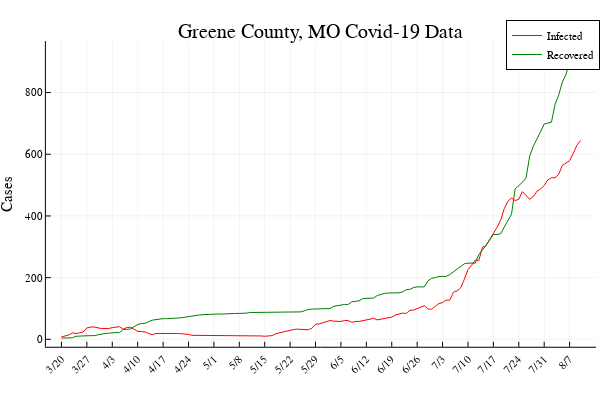

Source (notebook cell):
### Code cell
#Problem 3 data

coviddata=CSV.read("C:\\Users\\lane\\Documents\\Julia\\coviddata.csv");
Days=coviddata.Date
I=coviddata.Active
D=coviddata.Deceased
RfI=coviddata.Released_from_Isolation
R=D+RfI
n=length(I);
plot(1:n,I,xrotation = 45, title="Greene County, MO Covid-19 Data", label="Infected", yaxis="Cases", color="red", xtick=(1:7:144,Days[1:7:n]))
plot!(1:n,R, label="Recovered", color="green")

### Figure 1 — Plotly figure (JSON) as saved in the notebook; plotly's stock layout.template omitted (floating-point values rounded to 4 significant figures; data arrays with more than 128 entries replaced by an {"elided": "..."} marker saying what was removed)
{"data": [{"xaxis": "x1", "colorbar": {"title": ""}, "yaxis": "y1", "x": {"elided": "144 int values"}, "showlegend": true, "mode": "lines", "name": "Infected", "zmin": null, "legendgroup": "Infected", "zmax": null, "line": {"color": "rgba(255, 0, 0, 1.000)", "shape": "linear", "dash": "solid", "width": 1}, "y": {"elided": "144 int values"}, "type": "scatter"}, {"xaxis": "x1", "colorbar": {"title": ""}, "yaxis": "y1", "x": {"elided": "144 int values"}, "showlegend": true, "mode": "lines", "name": "Recovered", "zmin": null, "legendgroup": "Recovered", "zmax": null, "line": {"color": "rgba(0, 128, 0, 1.000)", "shape": "linear", "dash": "solid", "width": 1}, "y": {"elided": "144 int values"}, "type": "scatter"}], "layout": {"showlegend": true, "xaxis": {"showticklabels": true, "gridwidth": 0.5, "tickvals": [1, 8, 15, 22, 29, 36, 43, 50, 57, 64, 71, 78, 85, 92, 99, 106, 113, 120, 127, 134, 141], "visible": true, "ticks": "inside", "range": [-3.29, 148.3], "domain": [0.07647, 0.9934], "tickmode": "array", "linecolor": "rgba(0, 0, 0, 1.000)", "showgrid": true, "title": "", "mirror": false, "tickangle": -45, "showline": true, "gridcolor": "rgba(0, 0, 0, 0.100)", "titlefont": {"color": "rgba(0, 0, 0, 1.000)", "family": "sans-serif", "size": 15}, "tickcolor": "rgb(0, 0, 0)", "ticktext": ["3/20", "3/27", "4/3", "4/10", "4/17", "4/24", "5/1", "5/8", "5/15", "5/22", "5/29", "6/5", "6/12", "6/19", "6/26", "7/3", "7/10", "7/17", "7/24", "7/31", "8/7"], "zeroline": false, "type": "-", "tickfont": {"color": "rgba(0, 0, 0, 1.000)", "family": "sans-serif", "size": 11}, "zerolinecolor": "rgba(0, 0, 0, 1.000)", "anchor": "y1"}, "paper_bgcolor": "rgba(255, 255, 255, 1.000)", "annotations": [{"yanchor": "top", "xanchor": "center", "rotation": 0, "y": 1, "font": {"color": "rgba(0, 0, 0, 1.000)", "family": "sans-serif", "size": 20}, "yref": "paper", "showarrow": false, "text": "Greene County, MO Covid-19 Data", "xref": "paper", "x": 0.535}], "height": 400, "margin": {"l": 0, "b": 20, "r": 0, "t": 20}, "plot_bgcolor": "rgba(255, 255, 255, 1.000)", "yaxis": {"showticklabels": true, "gridwidth": 0.5, "tickvals": [0, 200, 400, 600, 800], "visible": true, "ticks": "inside", "range": [-24.05, 967.0], "domain": [0.09234, 0.9415], "tickmode": "array", "linecolor": "rgba(0, 0, 0, 1.000)", "showgrid": true, "title": "Cases", "mirror": false, "tickangle": 0, "showline": true, "gridcolor": "rgba(0, 0, 0, 0.100)", "titlefont": {"color": "rgba(0, 0, 0, 1.000)", "family": "sans-serif", "size": 15}, "tickcolor": "rgb(0, 0, 0)", "ticktext": ["0", "200", "400", "600", "800"], "zeroline": false, "type": "-", "tickfont": {"color": "rgba(0, 0, 0, 1.000)", "family": "sans-serif", "size": 11}, "zerolinecolor": "rgba(0, 0, 0, 1.000)", "anchor": "x1"}, "legend": {"yanchor": "auto", "xanchor": "auto", "bordercolor": "rgba(0, 0, 0, 1.000)", "bgcolor": "rgba(255, 255, 255, 1.000)", "font": {"color": "rgba(0, 0, 0, 1.000)", "family": "sans-serif", "size": 11}, "tracegroupgap": 0, "y": 1, "borderwidth": 1, "traceorder": "normal", "x": 1}, "width": 600}}
